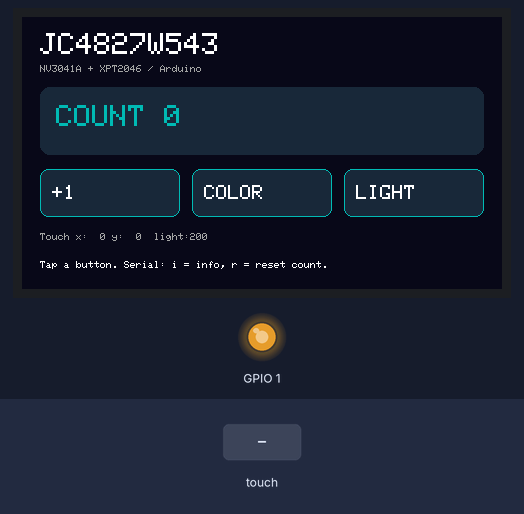
Simulated run of this program. Board: ESP32-S3. On the bench: 480×272 colour display, output pins drawn as LEDs (lit = HIGH). The test bench sets the inputs (shaded band). What the program prints to the serial monitor is not drawn.

Above: at 2.2 s.
2.3 s: touch panel pressed at 13 % / 10 % of its raw x / y range
4.1 s: touch panel pressed at 38 % / 30 % of its raw x / y range
At 5.5 s:
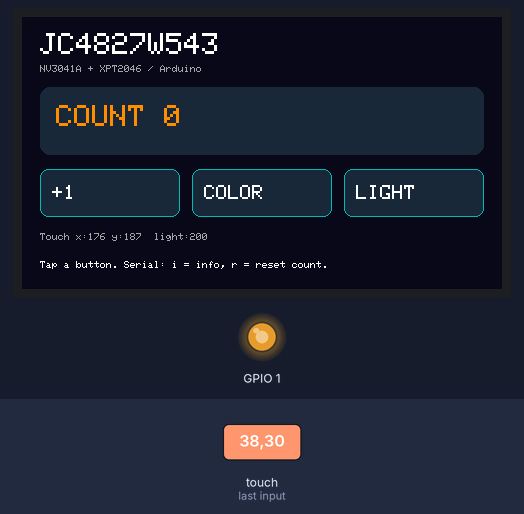
5.9 s: touch panel pressed at 62 % / 30 % of its raw x / y range
At 7.0 s:
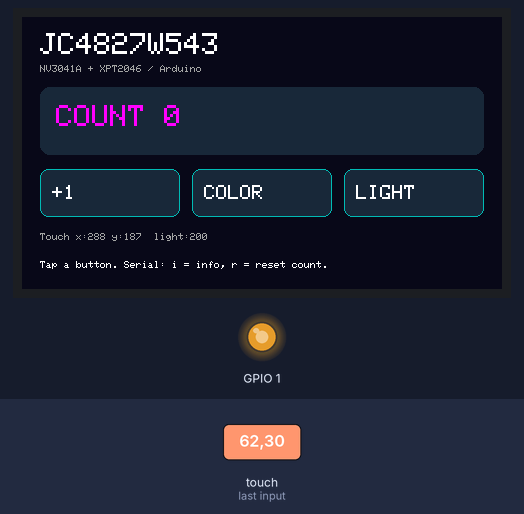
Timing chart, 0 to 8.9 s (numbered marks = the images above; inputs shaded):
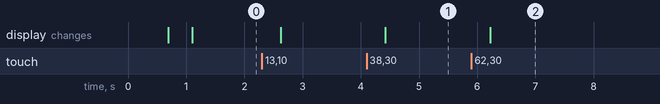

The program:

main.cpp
```cpp
// (licence header left out)
#include "Board.h"

namespace {
int counter = 0;
int colorIndex = 0;
int brightnessIndex = 2;
constexpr uint8_t levels[] = {40, 120, 200, 255};
constexpr uint16_t colors[] = {Board::Accent, 0xFC60, 0xF81F};
uint32_t lastPaint = 0;
uint32_t lastDiagnostics = 0;
bool dirty = true;
Board::Touch lastTouch;

void render() {
    auto& gfx = Board::screen();
    gfx.fillScreen(Board::Background);
    Board::label(18, 16, "JC4827W543", Board::White, 3);
    Board::label(18, 48, "NV3041A + XPT2046 / Arduino", Board::Muted, 1);
    gfx.fillRoundRect(18, 70, 444, 68, 10, Board::Panel);
    char line[64];
    snprintf(line, sizeof(line), "COUNT %d", counter);
    Board::label(34, 88, line, colors[colorIndex], 3);
    Board::button(18, 152, 140, 48, "+1");
    Board::button(170, 152, 140, 48, "COLOR");
    Board::button(322, 152, 140, 48, "LIGHT");
    snprintf(line, sizeof(line), "Touch x:%3d y:%3d  light:%3u", lastTouch.pixel.x,
             lastTouch.pixel.y, levels[brightnessIndex]);
    Board::label(18, 216, line, Board::Muted, 1);
    Board::label(18, 244, "Tap a button. Serial: i = info, r = reset count.", Board::White, 1);
    gfx.flush();
}
}

void setup() {
    if (!Board::begin()) Board::fatal("Initialization failed. See docs/troubleshooting.md.");
    render();
}

void loop() {
    const auto touch = Board::readTouch();
    if (touch.down) { lastTouch = touch; dirty = true; }
    if (touch.pressed) {
        if (TouchMath::contains(touch.pixel, 18, 152, 140, 48)) counter = (counter + 1) % 10000;
        if (TouchMath::contains(touch.pixel, 170, 152, 140, 48)) colorIndex = (colorIndex + 1) % 3;
        if (TouchMath::contains(touch.pixel, 322, 152, 140, 48)) {
            brightnessIndex = (brightnessIndex + 1) % 4;
            Board::brightness(levels[brightnessIndex]);
        }
    }
    while (Serial.available()) {
        const char command = Serial.read();
        if (command == 'i') Board::diagnostics();
        if (command == 'r') { counter = 0; dirty = true; }
    }
    const uint32_t now = millis();
    if (dirty && now - lastPaint >= 50) { render(); lastPaint = now; dirty = false; }
    if (now - lastDiagnostics >= 10000) {
        Serial.printf("Uptime: %lu s | free heap: %u\n", (unsigned long)(now / 1000), ESP.getFreeHeap());
        lastDiagnostics = now;
    }
    delay(10);
}
```

Board.h
```cpp
// (licence header left out)
#pragma once
#include <Arduino.h>
#include <Arduino_GFX_Library.h>
#include "BoardConfig.h"
#include "TouchMath.h"

namespace Board {
constexpr uint16_t Background = 0x0843;
constexpr uint16_t Panel = 0x1947;
constexpr uint16_t White = 0xFFFF;
constexpr uint16_t Muted = 0xA534;
constexpr uint16_t Accent = 0x05D6;
struct Touch {
    bool down = false;
    bool pressed = false;
    TouchMath::Point raw{0, 0};
    TouchMath::Point pixel{0, 0};
    int pressure = 0;
};
bool begin();
Arduino_Canvas& screen();
Touch readTouch();
void brightness(uint8_t value);
void diagnostics();
void label(int x, int y, const char* text, uint16_t color = White, uint8_t size = 2);
void button(int x, int y, int width, int height, const char* text);
void fatal(const char* message);
}
```

TouchMath.h
```cpp
// (licence header left out)
#pragma once
#include <stdint.h>

namespace TouchMath {
struct Point { int x; int y; };
struct Calibration {
    int left;
    int right;
    int top;
    int bottom;
    bool swapAxes;
    bool valid() const { return left != right && top != bottom; }
};

// Reversed endpoints are intentional: they represent an inverted axis.
inline int mapAxis(int raw, int first, int last, int pixels) {
    if (pixels <= 1 || first == last) return 0;
    const int64_t scaled = (int64_t(raw) - first) * (pixels - 1) / (int64_t(last) - first);
    return scaled < 0 ? 0 : scaled >= pixels ? pixels - 1 : int(scaled);
}

inline Point map(Point raw, const Calibration& c, int width, int height) {
    if (c.swapAxes) { const int x = raw.x; raw.x = raw.y; raw.y = x; }
    return {mapAxis(raw.x, c.left, c.right, width), mapAxis(raw.y, c.top, c.bottom, height)};
}

// Infer raw values at the edges from two inset calibration targets.
inline bool axisFromTargets(int rawFirst, int rawLast, int firstPixel,
                            int lastPixel, int pixels, int& first, int& last) {
    if (pixels < 2 || firstPixel < 0 || lastPixel >= pixels || lastPixel <= firstPixel)
        return false;
    const int64_t span = int64_t(rawLast) - rawFirst;
    if (span > -500 && span < 500) return false; // Same spot / implausible movement.
    const int64_t pixelSpan = lastPixel - firstPixel;
    first = int(rawFirst - span * firstPixel / pixelSpan);
    last = int(rawLast + span * (pixels - 1 - lastPixel) / pixelSpan);
    return true;
}

inline bool contains(Point p, int x, int y, int width, int height) {
    return p.x >= x && p.x < x + width && p.y >= y && p.y < y + height;
}
}
```

Board.cpp
```cpp
// (licence header left out)
#include "Board.h"
#if STARTER_TOUCH_ENABLED
#include <SPI.h>
#include <XPT2046_Touchscreen.h>
#endif

namespace {
using namespace BoardConfig;
Arduino_ESP32QSPI bus(DisplayCs, DisplayClock, DisplayD0, DisplayD1, DisplayD2, DisplayD3);
Arduino_NV3041A display(&bus, GFX_NOT_DEFINED, 0, true);
Arduino_Canvas canvas(Width, Height, &display);
#if STARTER_TOUCH_ENABLED
// QSPI uses SPI2_HOST. In the pinned ESP32-S3 Arduino core, HSPI uses SPI3_HOST.
SPIClass touchSpi(HSPI);
XPT2046_Touchscreen touch(TouchCs, TouchIrq);
bool wasDown = false;
#endif
const TouchMath::Calibration calibration{RawLeft, RawRight, RawTop, RawBottom, SwapTouchAxes};
}

namespace Board {
bool begin() {
    Serial.begin(115200);
    delay(300); // Bounded wait: the demo also boots without a USB host.
    if (!ledcAttachChannel(Backlight, 5000, 8, BacklightChannel)) return false;
    brightness(0);
    if (!canvas.begin()) return false;
    canvas.setTextWrap(false);
    canvas.fillScreen(Background);
    canvas.flush();
#if STARTER_TOUCH_ENABLED
    touchSpi.begin(TouchClock, TouchMiso, TouchMosi, TouchCs);
    if (!touch.begin(touchSpi) || !calibration.valid()) return false;
    touch.setRotation(0);
#endif
    brightness(200);
    diagnostics();
    return true;
}

Arduino_Canvas& screen() { return canvas; }
void brightness(uint8_t value) { ledcWrite(Backlight, value); }

Touch readTouch() {
    Touch result;
#if STARTER_TOUCH_ENABLED
    // Once pressed, continue polling until release even if /PENIRQ is high.
    if (!wasDown && !touch.tirqTouched()) return result;
    result.down = touch.touched();
    result.pressed = result.down && !wasDown;
    if (result.down) {
        const TS_Point p = touch.getPoint();
        result.raw = {p.x, p.y};
        result.pressure = p.z; // Relative raw reading, not a physical unit.
        result.pixel = TouchMath::map(result.raw, calibration, Width, Height);
    }
    wasDown = result.down;
#endif
    return result;
}

void diagnostics() {
    Serial.printf("\nJC4827W543 starter | ESP-IDF %s\n", ESP.getSdkVersion());
    Serial.printf("Chip: %s rev %u | CPU: %u MHz\n", ESP.getChipModel(),
                  ESP.getChipRevision(), ESP.getCpuFreqMHz());
    Serial.printf("Flash: %u bytes | PSRAM: %u bytes | free heap: %u bytes\n",
                  ESP.getFlashChipSize(), ESP.getPsramSize(), ESP.getFreeHeap());
    Serial.printf("Display: %dx%d NV3041A | XPT2046: %s\n", Width, Height,
                  STARTER_TOUCH_ENABLED ? "enabled" : "disabled");
    if (ESP.getFlashChipSize() != 4 * 1024 * 1024 || ESP.getPsramSize() != 8 * 1024 * 1024)
        Serial.println("Memory differs from the 4 MB flash / 8 MB PSRAM profile; check module marking.");
}

void label(int x, int y, const char* text, uint16_t color, uint8_t size) {
    canvas.setTextColor(color);
    canvas.setTextSize(size);
    canvas.setCursor(x, y);
    canvas.print(text);
}

void button(int x, int y, int width, int height, const char* text) {
    canvas.fillRoundRect(x, y, width, height, 8, Panel);
    canvas.drawRoundRect(x, y, width, height, 8, Accent);
    label(x + 12, y + (height - 16) / 2, text);
}

void fatal(const char* message) {
    // Repeat so errors remain visible if USB enumeration finishes after setup().
    while (true) { Serial.println(message); delay(1000); }
}
}
```

BoardConfig.h
```cpp
// (licence header left out)
#pragma once

// GPIO numbers, NOT physical ESP32 module pin numbers.
// Profile: JC4827W543 with NV3041A QSPI display and XPT2046 resistive touch.
namespace BoardConfig {
constexpr int Width = 480;
constexpr int Height = 272;
constexpr int DisplayCs = 45;
constexpr int DisplayClock = 47;
constexpr int DisplayD0 = 21;
constexpr int DisplayD1 = 48;
constexpr int DisplayD2 = 40;
constexpr int DisplayD3 = 39;
constexpr int Backlight = 1;
constexpr int BacklightChannel = 2;
constexpr int TouchClock = 12;
constexpr int TouchMiso = 13;
constexpr int TouchMosi = 11;
constexpr int TouchCs = 38;
constexpr int TouchIrq = 3;

// Starting values only. Run touch_calibration for your individual panel.
// Raw coordinates at the visible edges, with touch rotation fixed at zero.
constexpr int RawLeft = 200;
constexpr int RawRight = 3800;
constexpr int RawTop = 3800;
constexpr int RawBottom = 200;
constexpr bool SwapTouchAxes = false;
}

#ifndef STARTER_TOUCH_ENABLED
#define STARTER_TOUCH_ENABLED 1
#endif
```

Measured:
- after the input at 4.1 s, the display: changes after 0.32 s (image 1)
- after the input at 5.9 s, the display: changes after 0.33 s (image 2)
